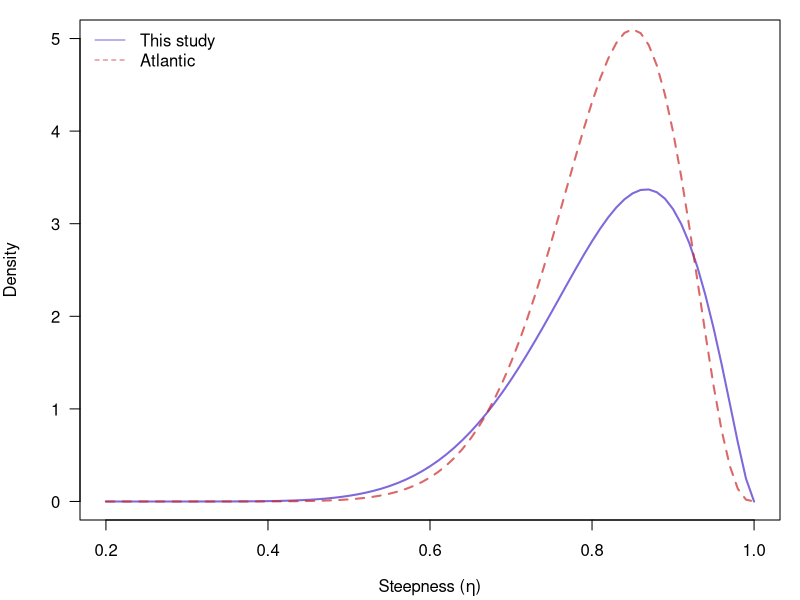

This figure's R source:
#!/usr/bin/Rscript

# Script for exploring prior on stock recruitment steepness

steepnesses = seq(0.2,1,0.01)

# Functions to r

beta_bounded = function(par1,par2){
  qs = (qbeta(c(0.05,0.2,0.5,0.8,0.95),par1,par2)+0.25)/1.25
  dens = dbeta((steepnesses*1.25)-0.25,par1,par2)
  list(
    qs = qs,
    dens = dens
  )
}

beta_unbounded = function(par1,par2){
  qs = qbeta(c(0.05,0.2,0.5,0.8,0.95),par1,par2)
  dens = dbeta(steepnesses,par1,par2)
  list(
    qs = qs,
    dens = dens
  )
}

# Find bounded beta parameters that provide the desired
# quantiles

fit = function(pars,target){
  qs = beta_bounded(pars[1],pars[2])$qs
  sum((qs-target)^2)
}

optimise = function(target=c(0.65,0.7,0.85,0.9,0.95)){
  optim(c(2,1),fit,target=target)$par
}

optimise()

# Plot comparision of priors

p1 = beta_bounded(8.5,2.5)
p2 = beta_unbounded(18,4)
colours = hsv(c(0.7,0),0.8,0.8,0.7)

svg("steepness.svg",width=7,height=4)
par(mar=c(4,4,1,1))
plot(steepnesses,p1$dens,type='l',ylab='Density',xlab='',col=colours[1],lwd=2,las=1,ylim=c(0,5))
lines(steepnesses,p2$dens,col=colours[2],lwd=2,lty=2)
mtext(1,text=expression(paste("Steepness (",eta,")")),line=3)
legend('topleft',legend=c('This study','Atlantic'),col=colours,lty=c(1,2),bty='n')
dev.off()

write.table(
  data.frame(p=c(0.05,0.2,0.5,0.8,0.95),eta=p1$qs),
  row.names=F,
  file="steepness.txt"
)

